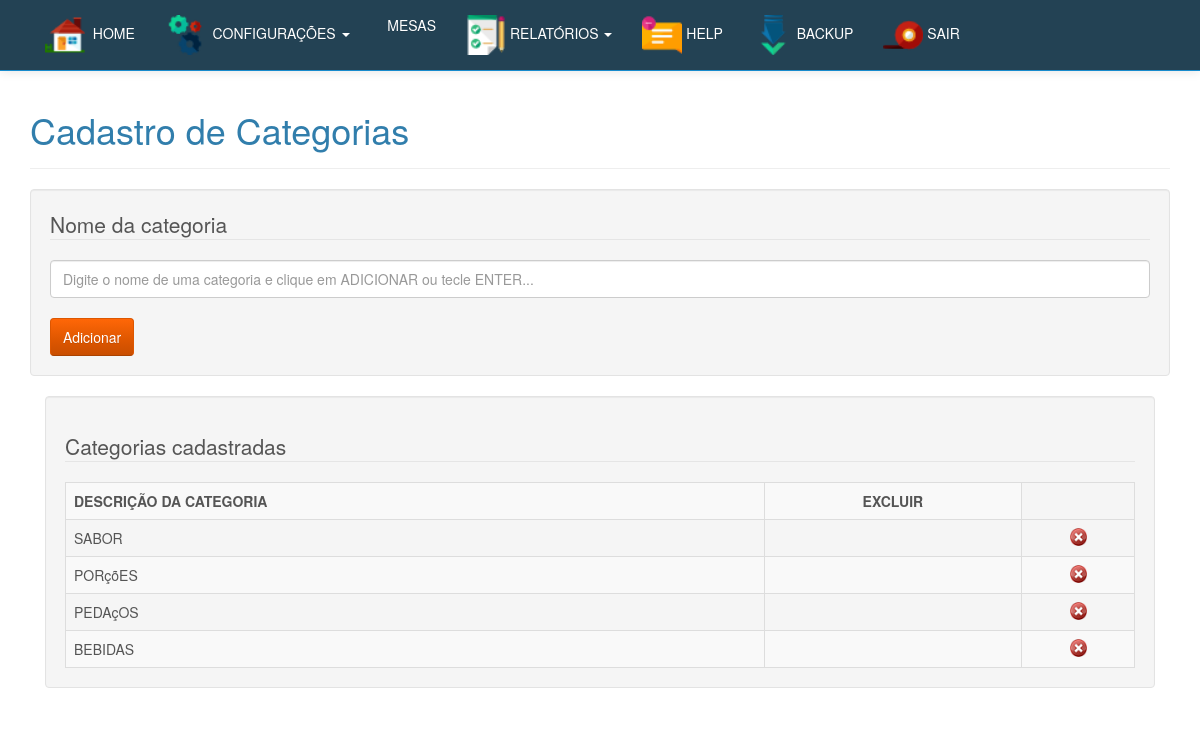
Page /inicio.php?btn=categoria (signed in) on the committed database.
### tables this page shows
CREATE TABLE `categoria` (
  `id_categoria` int(10) NOT NULL AUTO_INCREMENT,
  `nome` varchar(200) NOT NULL,
  PRIMARY KEY (`id_categoria`)
);

### categoria.php (the view, shortened to what this page needs)
<h1>&nbsp;&nbsp;Cadastro de categorías</h1>
<div class="container">
   <div class="bs-docs-section" >
      <div class="row">
         <div class="col-lg-12">
            <div class="page-header">
               <h1 id="forms">Cadastro de Categorias</h1>
            </div>
         </div>
      </div>
	  <div class="well col-lg-12">
	   <form action="" method="post" class="form-horizontal" enctype="multipart/form-data">
            <legend>Nome da categoria</legend>
            <input name="nome" class="form-control" required type="text" placeholder="Digite o nome de uma categoria e clique em ADICIONAR ou tecle ENTER..." />
            <br/>
            <input name="cadastrar" type="submit" class="btn btn-warning" value="Adicionar" id="cadastrar" />
		</form>
	  </div>
      <div class="col-lg-12">
         <div class="well bs-component">
            <table class="display dataTable table table-striped table-bordered" id="tbCliente">
				<legend>Categorias cadastradas</legend>
               <tr>
                  <th>DESCRIÇÃO DA CATEGORIA</th>
                  <th><center>EXCLUIR</center></th>
               </tr>
               <?php
                  $sel = mysql_query("SELECT * FROM categoria ORDER BY id_categoria DESC");
                  while($ver = mysql_fetch_array($sel)){
                  ?>
					   <tr>
						  <td><?php echo  strtoupper ($ver['nome']);?></td>
						  <td align="center">
						  <td align="center">
							 <a href="javascript:confirmardel('?btn=categoria&apagar=apagar&id_categoria=<?php echo $ver['id_categoria'] ?>')"><img src="imagens/excluir.png" width="17" height="18"  border="0"/></a>
						  </td>
					   </tr>
               <?php } ?>
            </table>
         </div>
      </div>
   </div>
</div>

### css/demo_table.css (style rules this page uses)
table.display { margin: 0 auto; clear: both; width: 100%; }
table.display td { padding: 3px 10px; }

### rows in the picture
categoria: nome "SABOR"
categoria: nome "PORçõES"
categoria: nome "PEDAçOS"
categoria: nome "BEBIDAS"
